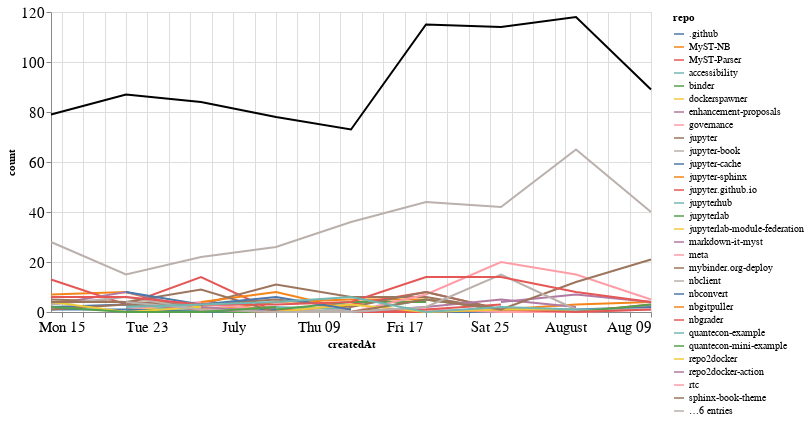

Notebook source saved alongside this figure:
### Markdown cell above
## Comments

### Code cell
comments_time = comments.groupby('repo').resample('W', on='createdAt').count()['author'].reset_index()
comments_time = comments_time.rename(columns={'author': 'count'})
comments_time_total = comments_time.groupby('createdAt').agg({"count": "sum"}).reset_index()
ch1 = alt.Chart(comments_time, width=600).mark_line().encode(
    x='createdAt',
    y='count',
    color='repo',
    tooltip="repo"
)

ch2 = alt.Chart(comments_time_total, width=600).mark_line(color="black").encode(
    x='createdAt',
    y='count',
)

ch1 + ch2

### Figure 1 — Vega-Lite specification as saved in the notebook (floating-point values rounded to 4 significant figures; data arrays with more than 128 entries replaced by an {"elided": "..."} marker saying what was removed)
{"config": {"axisLeft": {"labelFontSize": 15}, "axisBottom": {"labelFontSize": 15}}, "layer": [{"data": {"name": "data-9976181fd2670878db244ed75e9fa0f7"}, "mark": "line", "encoding": {"color": {"type": "nominal", "field": "repo"}, "tooltip": {"type": "nominal", "field": "repo"}, "x": {"type": "temporal", "field": "createdAt"}, "y": {"type": "quantitative", "field": "count"}}, "width": 600}, {"data": {"name": "data-bc2d221f7797a9149c432a81ef821264"}, "mark": {"type": "line", "color": "black"}, "encoding": {"x": {"type": "temporal", "field": "createdAt"}, "y": {"type": "quantitative", "field": "count"}}, "width": 600}], "$schema": "https://vega.github.io/schema/vega-lite/v4.8.1.json", "datasets": {"data-9976181fd2670878db244ed75e9fa0f7": {"elided": "180 records"}, "data-bc2d221f7797a9149c432a81ef821264": [{"createdAt": "2020-06-14T00:00:00", "count": 79}, {"createdAt": "2020-06-21T00:00:00", "count": 87}, {"createdAt": "2020-06-28T00:00:00", "count": 84}, {"createdAt": "2020-07-05T00:00:00", "count": 78}, {"createdAt": "2020-07-12T00:00:00", "count": 73}, {"createdAt": "2020-07-19T00:00:00", "count": 115}, {"createdAt": "2020-07-26T00:00:00", "count": 114}, {"createdAt": "2020-08-02T00:00:00", "count": 118}, {"createdAt": "2020-08-09T00:00:00", "count": 89}]}}
